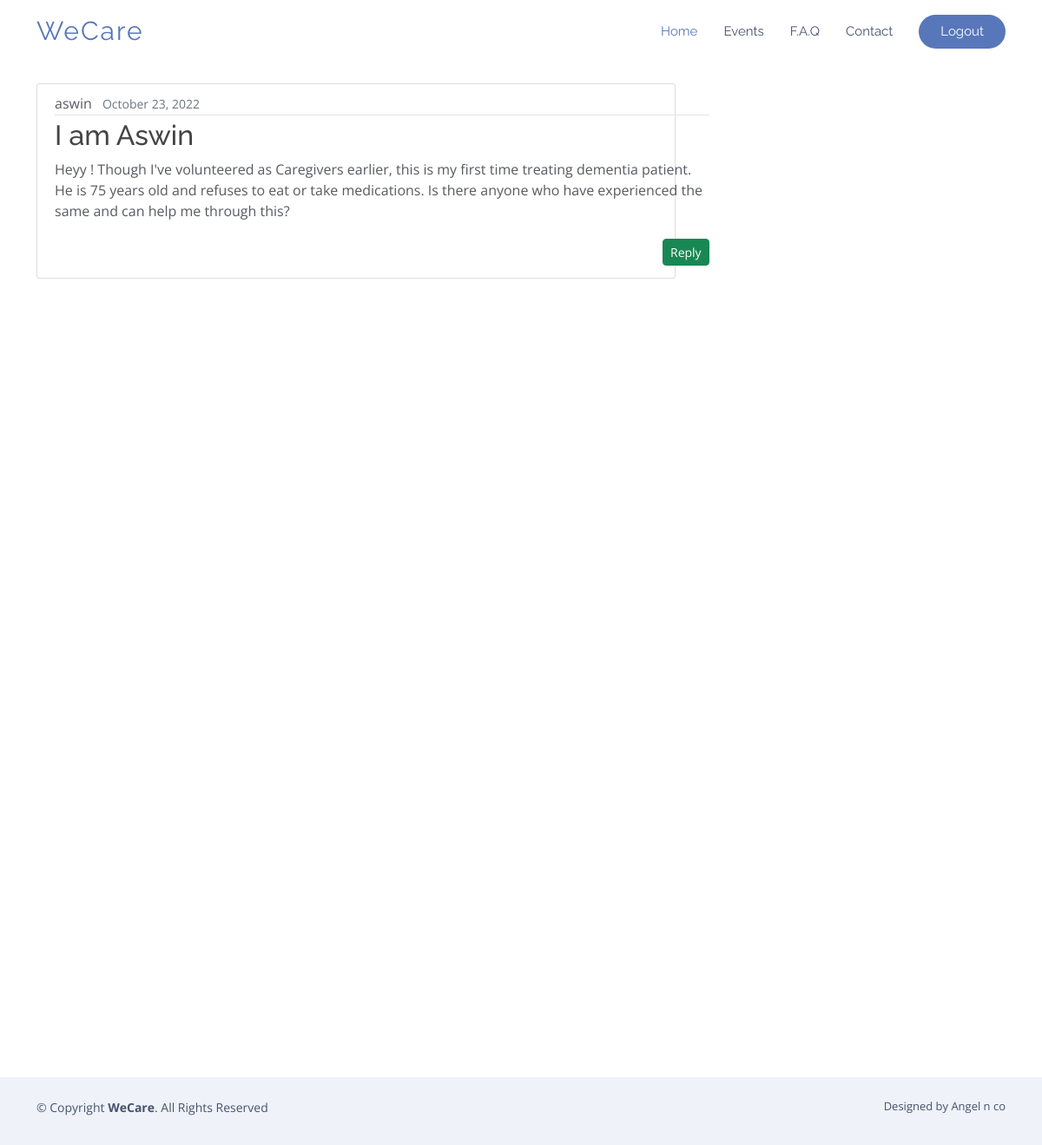
The app's page /post/14/ with its own data.
### blog/models.py (models this page shows, shortened)
class Post(models.Model):
    title = models.CharField(max_length=100)
    content = models.TextField()
    date_posted = models.DateTimeField(default=timezone.now)
    author = models.ForeignKey(User, on_delete=models.CASCADE)

### blog/views.py (the view)
# urls.py: path('post/<int:pk>/', PostDetailView.as_view(), name='post-detail'),
class PostDetailView(DetailView):
    model = Post

### blog/templates/blog/post_detail.html (shortened to what this page needs)
{% extends "blog/base.html" %}
{% block content %}
  <article class="media content-section">
    <div class="media-body">
      <div class="article-metadata">
        <a class="mr-2">{{ object.author }}</a>
        <small class="text-muted">{{ object.date_posted|date:"F d, Y" }}</small>
      </div>
      <h2 class="article-title">{{ object.title }}</h2>
      <p class="article-content">{{ object.content }}</p>
      <a style="margin-left: 700px;" class="btn btn-success btn-sm mt-1 mb-1" href="{% url 'chat'%}">Reply</a>
    </div>
  </article>
{% endblock content %}

### blog/static/blog/main.css (style rules this page uses)
body { background:url("../blog/we.png"); color: #333333; margin-top: 5rem; }
h1, h2, h3, h4, h5, h6 { color: #444444; }
.content-section { background: #ffffff; padding: 10px 20px; border: 1px solid #dddddd; border-radius: 3px; margin-bottom: 20px; }
.article-title { color: #444444; }
.article-content { white-space: pre-line; }
.article-metadata { padding-bottom: 1px; margin-bottom: 4px; border-bottom: 1px solid #e3e3e3 }
body { background-color: #F4FF81; padding: 0; margin: 0; font-size: 16px; border-radius: 10px; font-family: sans-serif; }

### blog/static/blog/lassets/css/style.css (style rules this page uses)
body { font-family: "Open Sans", sans-serif; color: #585a61; }
a { color: #5777ba; text-decoration: none; }
h1, h2, h3, h4, h5, h6 { font-family: "Raleway", sans-serif; }

### records on screen
Post: author "aswin", date_posted "October 23, 2022", title "I am Aswin", content "Heyy ! Though I've volunteered as Caregivers earlier, this is my first time treating dementia patient. He is 75 years old and refuses to eat or take medications. Is there anyone who have experienced the same and can help me through this?"
